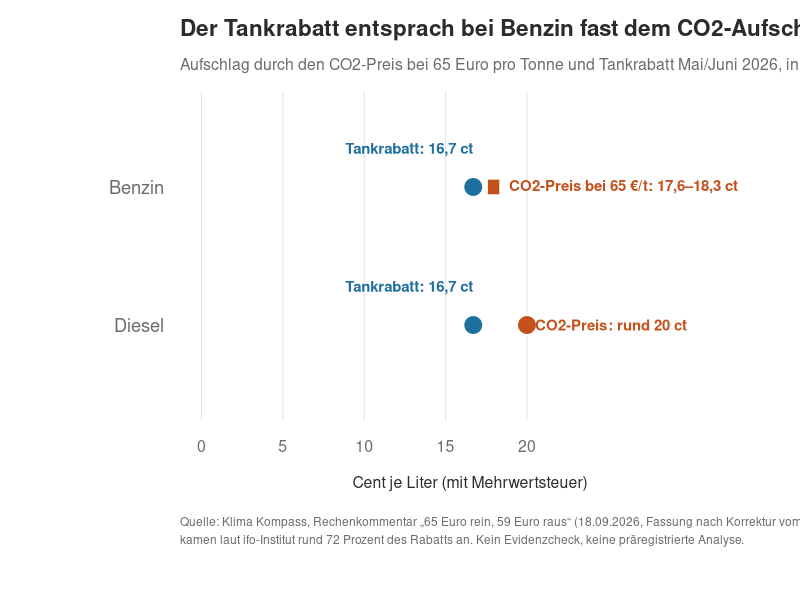
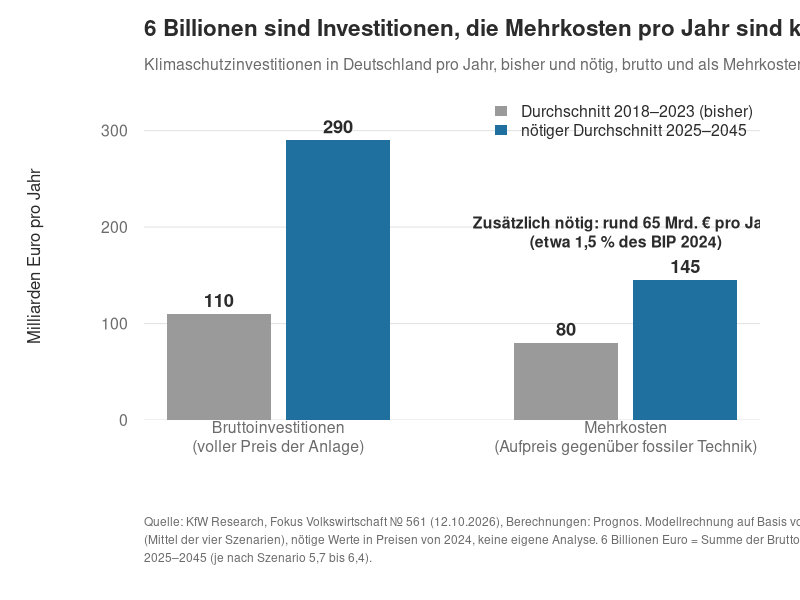

These charts were generated, in order, by the following R code:
# Jahrbuch 2026, Kapitel 3: zwei Grafiken
# Nur Darstellung vorhandener Zahlen aus den zitierten Quellen, keine neue Rechnung.
# Aufruf: Rscript kap03_grafiken.R   (Arbeitsverzeichnis: Repo-Wurzel)

repo <- getwd()
out  <- file.path(repo, "Publikationen-oeffentlich/jahrbuch-2026/grafiken")
dir.create(out, showWarnings = FALSE, recursive = TRUE)

ink <- "#2b2b2b"; muted <- "#6b6b6b"; grid <- "#e3e3e3"
blau <- "#1f6f9f"; orange <- "#c4501b"; grau <- "#9a9a9a"

theme_start <- function(mar = c(7, 7.2, 4.6, 2)) {
  par(mar = mar, mgp = c(5, 0.8, 0), family = "sans", col.axis = muted, col.lab = ink,
      fg = muted, bty = "n", las = 1, cex.axis = 0.95)
}
titel <- function(haupt, unter) {
  mtext(haupt, side = 3, line = 2.6, adj = 0, font = 2, cex = 1.35, col = ink)
  mtext(unter, side = 3, line = 0.9, adj = 0, cex = 0.95, col = muted)
}
quelle <- function(txt) {
  z <- strwrap(txt, width = 135)
  for (i in seq_along(z)) mtext(z[i], side = 1, line = 3.6 + 0.9 * i, adj = 0, cex = 0.72, col = muted)
}

## ---------------------------------------------------------------- Grafik 1
# Zahlen aus "65 Euro rein, 59 Euro raus" (Fassung nach Korrektur vom 17.10.2026):
# CO2-Preis bei 65 EUR/t (mit MwSt): Benzin 17,6-18,3 ct/l, Diesel rund 20 ct/l; Tankrabatt Mai/Juni 16,7 ct/l (mit MwSt).
png(file.path(out, "kap03_grafik1_co2_preis_tankrabatt.png"), width = 2000, height = 1000, res = 200)
theme_start(mar = c(9, 9, 4.6, 2))
plot(NA, xlim = c(0, 33), ylim = c(0.4, 2.6), xaxt = "n", yaxt = "n", xlab = "", ylab = "")
mtext("Cent je Liter (mit Mehrwertsteuer)", side = 1, line = 2.6, cex = 0.95, col = ink)
abline(v = seq(0, 20, 5), col = grid)
axis(1, at = seq(0, 20, 5), tick = FALSE)
axis(2, at = c(1, 2), labels = c("Diesel", "Benzin"), tick = FALSE, cex.axis = 1.1)
# Benzin (y = 2)
segments(17.6, 2, 18.3, 2, col = orange, lwd = 14, lend = 1)
points(16.7, 2, pch = 21, bg = blau, col = "white", cex = 2.6, lwd = 1.5)
text(18.9, 2, "CO2-Preis bei 65 €/t: 17,6–18,3 ct", adj = 0, col = orange, cex = 0.9, font = 2)
text(16.7, 2.27, "Tankrabatt: 16,7 ct", adj = 1, col = blau, cex = 0.9, font = 2)
# Diesel (y = 1)
points(20, 1, pch = 21, bg = orange, col = "white", cex = 2.6, lwd = 1.5)
points(16.7, 1, pch = 21, bg = blau, col = "white", cex = 2.6, lwd = 1.5)
text(20.5, 1, "CO2-Preis: rund 20 ct", adj = 0, col = orange, cex = 0.9, font = 2)
text(16.7, 1.27, "Tankrabatt: 16,7 ct", adj = 1, col = blau, cex = 0.9, font = 2)
titel("Der Tankrabatt entsprach bei Benzin fast dem CO2-Aufschlag",
      "Aufschlag durch den CO2-Preis bei 65 Euro pro Tonne und Tankrabatt Mai/Juni 2026, in Cent je Liter")
quelle("Quelle: Klima Kompass, Rechenkommentar „65 Euro rein, 59 Euro raus“ (18.09.2026, Fassung nach Korrektur vom 17.10.2026). Bei Diesel kamen laut ifo-Institut rund 72 Prozent des Rabatts an. Kein Evidenzcheck, keine präregistrierte Analyse.")
dev.off()

## ---------------------------------------------------------------- Grafik 2
# Zahlen aus KfW Research, Fokus Volkswirtschaft Nr. 561 (12.10.2026), Mrd. EUR pro Jahr, Preise 2024:
# brutto: bisher (2018-2023) 110, noetig (2025-2045) 290; Mehrkosten ("Nettoinvestitionen"): bisher 80, noetig 145.
bisher <- c(110, 80); noetig <- c(290, 145)
png(file.path(out, "kap03_grafik2_kfw_investitionen.png"), width = 2000, height = 1100, res = 200)
theme_start(mar = c(9, 7.2, 4.6, 2))
m <- rbind(bisher, noetig)
bp <- barplot(m, beside = TRUE, col = c(grau, blau), border = NA, ylim = c(0, 340), yaxt = "n",
              names.arg = c("Bruttoinvestitionen\n(voller Preis der Anlage)", "Mehrkosten\n(Aufpreis gegenüber fossiler Technik)"),
              cex.names = 0.95, space = c(0.15, 1.2), ylab = "Milliarden Euro pro Jahr")
abline(h = seq(0, 300, 100), col = grid)
barplot(m, beside = TRUE, col = c(grau, blau), border = NA, add = TRUE, yaxt = "n", space = c(0.15, 1.2), names.arg = rep("", 2))
axis(2, at = seq(0, 300, 100), tick = FALSE)
text(bp, m + 14, labels = m, cex = 1.1, font = 2, col = ink)
legend("topright", bty = "n", cex = 0.95, text.col = ink, fill = c(grau, blau), border = NA,
       legend = c("Durchschnitt 2018–2023 (bisher)", "nötiger Durchschnitt 2025–2045"))
text(mean(bp[, 2]), 195, "Zusätzlich nötig: rund 65 Mrd. € pro Jahr\n(etwa 1,5 % des BIP 2024)", col = ink, cex = 0.95, font = 2)
titel("6 Billionen sind Investitionen, die Mehrkosten pro Jahr sind kleiner",
      "Klimaschutzinvestitionen in Deutschland pro Jahr, bisher und nötig, brutto und als Mehrkosten")
quelle("Quelle: KfW Research, Fokus Volkswirtschaft Nr. 561 (12.10.2026), Berechnungen: Prognos. Modellrechnung auf Basis von Szenarien (Mittel der vier Szenarien), nötige Werte in Preisen von 2024, keine eigene Analyse. 6 Billionen Euro = Summe der Bruttoinvestitionen 2025–2045 (je nach Szenario 5,7 bis 6,4).")
dev.off()
cat("Grafiken geschrieben nach", out, "\n")
